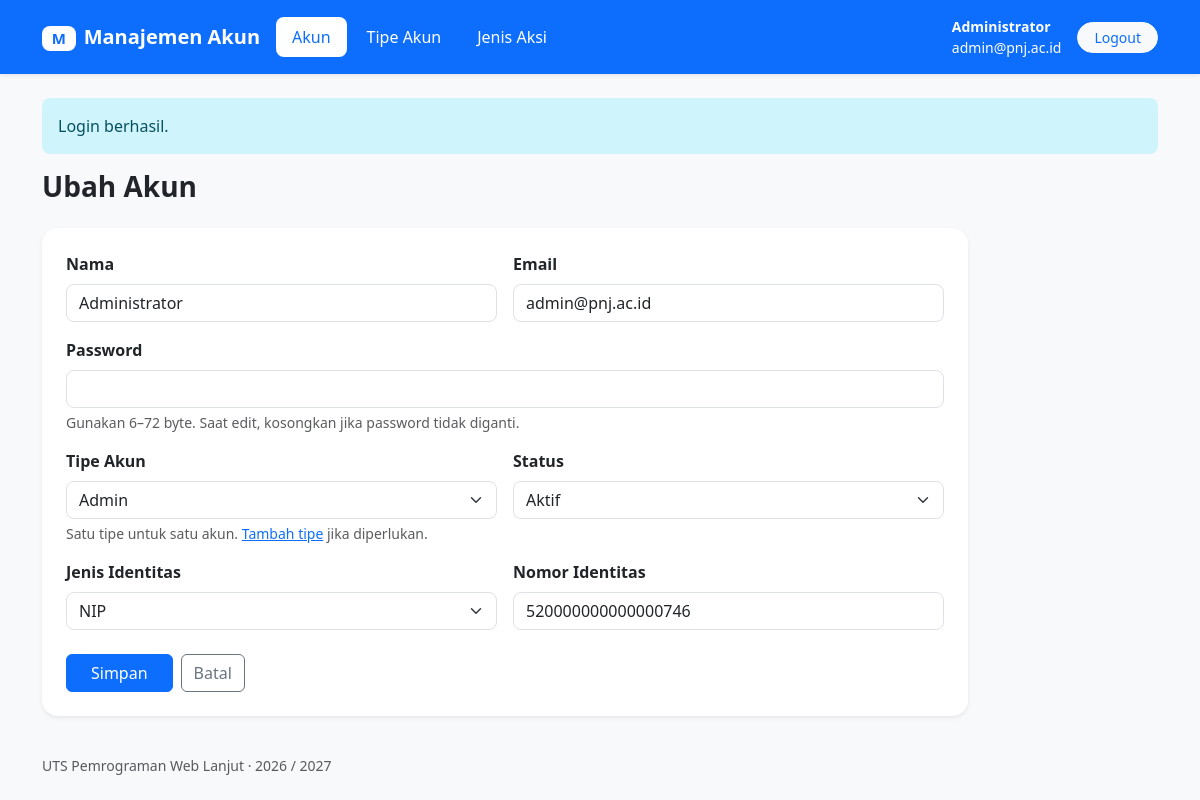
Page /index.php?page=accounts&action=edit&id=20000000-0000-4000-8000-000000000001 (signed in) on the committed database.
### tables this page shows
CREATE TABLE IF NOT EXISTS accounts (
    id CHAR(36) PRIMARY KEY,
    name VARCHAR(128) NOT NULL,
    email VARCHAR(128) NOT NULL,
    password TEXT NOT NULL,
    account_type_id CHAR(36) NOT NULL,
    status VARCHAR(128) NOT NULL DEFAULT 'Aktif',
    identification_number VARCHAR(128) NOT NULL,
    identification_type ENUM('NIM', 'NIP') NOT NULL,
    created_at DATETIME NOT NULL DEFAULT CURRENT_TIMESTAMP,
    updated_at DATETIME NOT NULL DEFAULT CURRENT_TIMESTAMP,
    deleted_at DATETIME NULL DEFAULT NULL,
    UNIQUE KEY unique_email (email),
    UNIQUE KEY unique_account_type (account_type_id),
    CONSTRAINT fk_account_type FOREIGN KEY (account_type_id)
        REFERENCES account_type(id) ON DELETE RESTRICT ON UPDATE RESTRICT
);

CREATE TABLE IF NOT EXISTS account_type (
    id CHAR(36) PRIMARY KEY,
    name VARCHAR(128) NOT NULL,
    description TEXT NOT NULL,
    created_at DATETIME NOT NULL DEFAULT CURRENT_TIMESTAMP,
    updated_at DATETIME NOT NULL DEFAULT CURRENT_TIMESTAMP,
    deleted_at DATETIME NULL DEFAULT NULL
);

### app/Controller.php (called while the page is built, shortened)
<?php
class Controller
{
    public function __construct($db)
    {
        $this->db = $db;
    }
    protected function render($view, $viewData = [])
    {
        extract($viewData);
        require __DIR__ . '/views/layout/header.php';
        require __DIR__ . '/views/' . $view . '.php';
        require __DIR__ . '/views/layout/footer.php';
    }
}

### app/controllers/AccountController.php (called while the page is built, shortened)
<?php
class AccountController extends Controller
{
    public function edit()
    {
        $id = $_GET['id'] ?? '';
        $model = new Account($this->db);
        $account = $model->getAccountById($id);
        $this->form($account);
    }
    private function form($account = null)
    {
        $typeModel = new AccountType($this->db);
        $id = $account['id'] ?? '';
        $data = $account ?? [
            'name' => '', 'email' => '', 'account_type_id' => '',
            'status' => 'Aktif', 'identification_type' => 'NIM', 'identification_number' => ''
        ];
        $error = '';
        $types = $typeModel->getAvailableTypes($id);
        $title = $id === '' ? 'Tambah Akun' : 'Ubah Akun';
        $this->render('accounts/form', ['title' => $title, 'data' => $data, 'id' => $id, 'types' => $types, 'error' => $error]);
    }
}

### index.php (called while the page is built, shortened)
<?php
require __DIR__ . '/app/helpers.php';
require __DIR__ . '/app/Controller.php';
require __DIR__ . '/app/models/Account.php';
require __DIR__ . '/app/models/AccountType.php';
require __DIR__ . '/app/controllers/AccountController.php';
require __DIR__ . '/app/controllers/ActionController.php';
$page = $_GET['page'] ?? 'accounts';
$action = $_GET['action'] ?? ($page === 'auth' ? 'login' : 'index');
try {
    require __DIR__ . '/config/database.php';
    switch ($page) {
        case 'accounts':
            $controller = new AccountController($db);
            break;
    }
    $controller->$action();
} catch (PDOException $error) {
    error_log($error->getMessage());
    http_response_code(500);
    $title = 'Database belum siap';
    $message = 'Pastikan MySQL aktif, coba cek database kamu, lalu cek pengaturan di config/database.php. Jika database sudah siap, periksa log PHP untuk detail kesalahan.';
    require __DIR__ . '/app/views/layout/header.php';
    require __DIR__ . '/app/views/error.php';
    require __DIR__ . '/app/views/layout/footer.php';
}

### app/models/Account.php (called while the page is built, shortened)
<?php
class Account
{
    private $db;
    public function __construct($db)
    {
        $this->db = $db;
    }
    public function getAccountById($id)
    {
        $query = $this->db->prepare('SELECT * FROM accounts WHERE id = ? AND deleted_at IS NULL');
        $query->execute([$id]);
        return $query->fetch();
    }
}

### app/helpers.php (called while the page is built, shortened)
<?php
function h($text)
{
    return htmlspecialchars((string) $text, ENT_QUOTES, 'UTF-8');
}

### app/models/AccountType.php (called while the page is built, shortened)
<?php
class AccountType
{
    private $db;
    public function __construct($db)
    {
        $this->db = $db;
    }
    public function getAvailableTypes($accountId = '')
    {
        $query = $this->db->prepare(
            'SELECT t.* FROM account_type t
             LEFT JOIN accounts a ON a.account_type_id = t.id
             WHERE t.deleted_at IS NULL AND (a.id IS NULL OR a.id = ?)
             ORDER BY t.name ASC'
        );
        $query->execute([$accountId]);
        return $query->fetchAll();
    }
}

### app/views/accounts/form.php (the view, shortened to what this page needs)
<h1 class="h3 fw-bold mb-4"><?= h($title) ?></h1>
<div class="row">
    <div class="col-lg-10">
        <section class="card border-0 shadow-sm rounded-4 overflow-hidden">
            <div class="card-body p-4">
                <form method="post">
                    <div class="row g-3">
                        <div class="col-md-6">
                            <label class="form-label fw-semibold" for="name">Nama</label>
                            <input class="form-control rounded-3" id="name" name="name" value="<?= h($data['name']) ?>" maxlength="128" required autofocus>
                        </div>
                        <div class="col-md-6">
                            <label class="form-label fw-semibold" for="email">Email</label>
                            <input class="form-control rounded-3" id="email" name="email" type="email" value="<?= h($data['email']) ?>" maxlength="128" required>
                        </div>
                        <div class="col-12">
                            <label class="form-label fw-semibold" for="password">Password</label>
                            <input class="form-control rounded-3" id="password" name="password" type="password" minlength="6" maxlength="72" autocomplete="new-password" <?= $id === '' ? 'required' : '' ?>>
                            <div class="form-text">Gunakan 6–72 byte. Saat edit, kosongkan jika password tidak diganti.</div>
                        </div>
                        <div class="col-md-6">
                            <label class="form-label fw-semibold" for="account_type_id">Tipe Akun</label>
                            <select class="form-select rounded-3" id="account_type_id" name="account_type_id" required>
                                <?php foreach ($types as $type): ?>
                                    <option value="<?= h($type['id']) ?>" <?= $data['account_type_id'] === $type['id'] ? 'selected' : '' ?>><?= h($type['name']) ?></option>
                                <?php endforeach; ?>
                            </select>
                            <div class="form-text">Satu tipe untuk satu akun. <a href="index.php?page=types&amp;action=create">Tambah tipe</a> jika diperlukan.</div>
                        </div>
                        <div class="col-md-6">
                            <label class="form-label fw-semibold" for="status">Status</label>
                            <select class="form-select rounded-3" id="status" name="status">
                                <option value="Aktif" <?= $data['status'] === 'Aktif' ? 'selected' : '' ?>>Aktif</option>
                            </select>
                        </div>
                        <div class="col-md-6">
                            <label class="form-label fw-semibold" for="identification_type">Jenis Identitas</label>
                            <select class="form-select rounded-3" id="identification_type" name="identification_type">
                                <option value="NIP" <?= $data['identification_type'] === 'NIP' ? 'selected' : '' ?>>NIP</option>
                            </select>
                        </div>
                        <div class="col-md-6">
                            <label class="form-label fw-semibold" for="identification_number">Nomor Identitas</label>
                            <input class="form-control rounded-3" id="identification_number" name="identification_number" value="<?= h($data['identification_number']) ?>" inputmode="numeric" pattern="[0-9]+" maxlength="128" required>
                        </div>
                    </div>
                    <div class="d-flex gap-2 mt-4">
                        <button class="btn btn-primary px-4" type="submit" <?= !$types ? 'disabled' : '' ?>>Simpan</button>
                        <a class="btn btn-outline-secondary" href="index.php?page=accounts">Batal</a>
                    </div>
                </form>
            </div>
        </section>
    </div>
</div>

### rows in the picture
accounts: name "Administrator", email "admin@pnj.ac.id", account_type_id "Admin", status "Aktif", identification_type "NIP", identification_number "520000000000000746"

### other values in the picture
$_SESSION['user']['name'] "Administrator"
$_SESSION['user']['email'] "admin@pnj.ac.id"
$_SESSION['message'] "Login berhasil."
$title "Ubah Akun"
